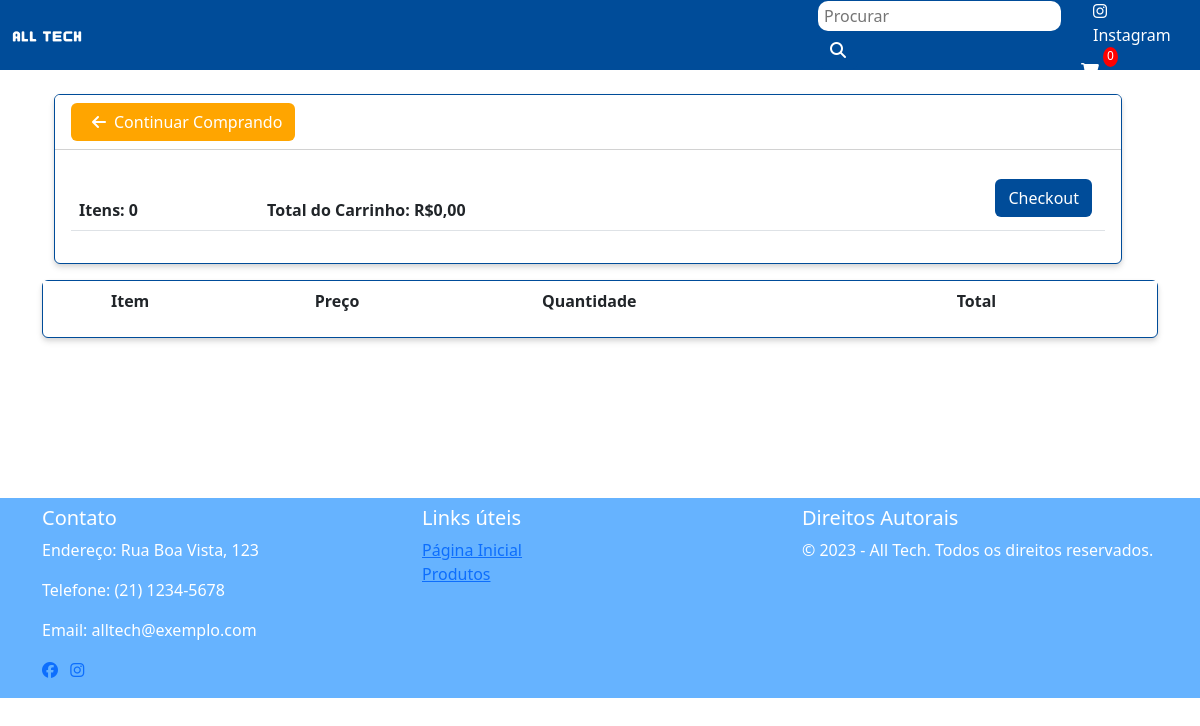
The page /cart/ (signed in) on the database as committed earlier.
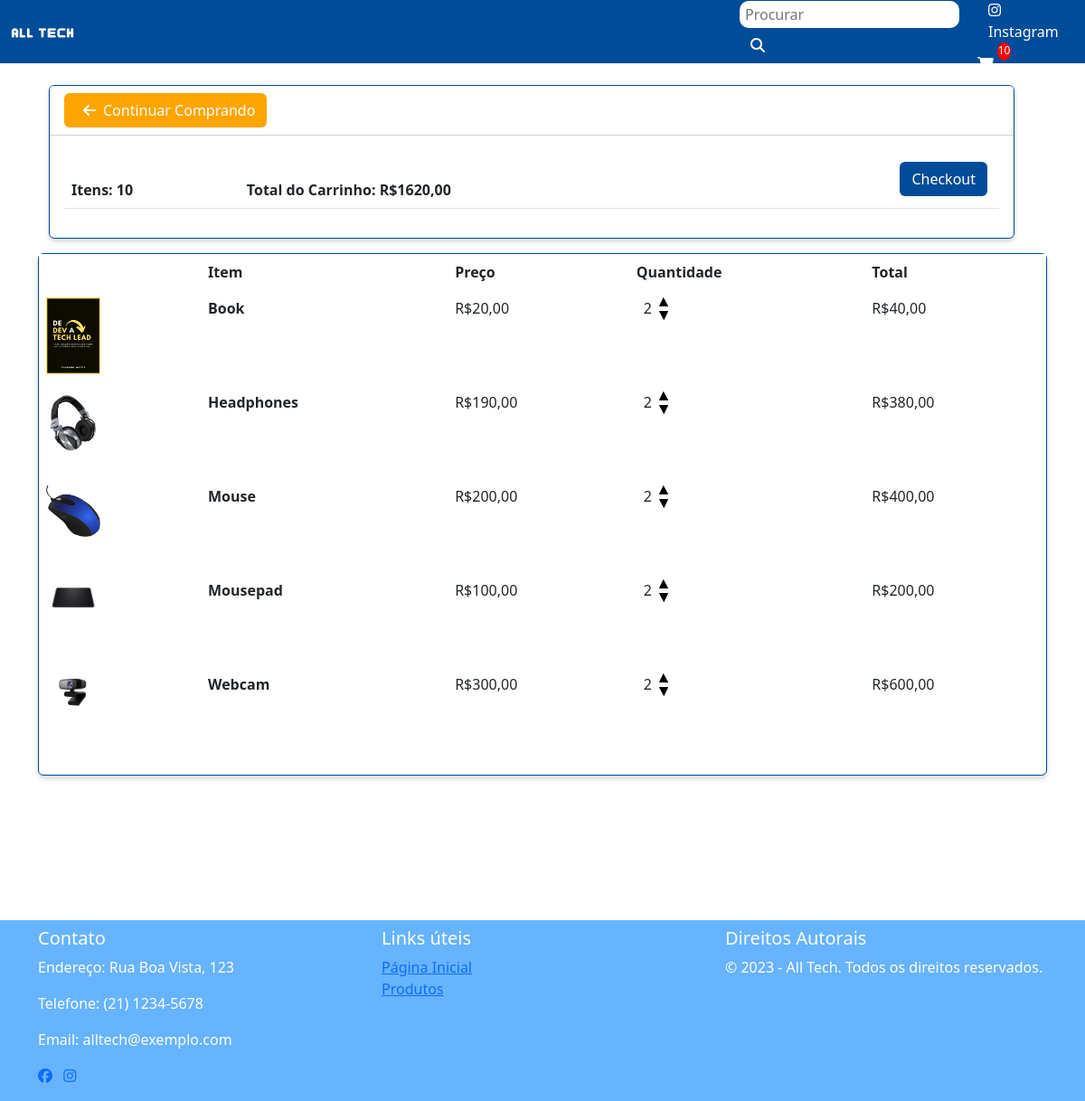
The same page on the database as committed later.
### store/models.py (models this page shows, shortened)
class Pedido(models.Model):
    cliente = models.ForeignKey(Cliente, on_delete=models.SET_NULL, blank=True, null=True)
    data = models.DateTimeField(auto_now_add=True)
    completo = models.BooleanField(default=False, null=True, blank=False)
    transacao_id = models.CharField(max_length=200, null=True)
    @property
    def valor_total_carrinho(self):
        itempedido = self.itempedido_set.all()
        total = sum([item.valor_total for item in itempedido])
        return total
    @property
    def valor_total_itens(self):
        itempedido = self.itempedido_set.all()
        total = sum([item.quantidade for item in itempedido])
        return total

class ItemPedido(models.Model):
    produto = models.ForeignKey(Produto, on_delete=models.SET_NULL, blank=True, null=True)
    pedido = models.ForeignKey(Pedido, on_delete=models.SET_NULL, blank=True, null=True)
    quantidade = models.IntegerField(default=0, null=True, blank=False)
    data_add = models.DateTimeField(auto_now_add=True)
    @property
    def valor_total(self):
        total = self.produto.preco * self.quantidade
        return total

class Produto(models.Model):
    nome = models.CharField(max_length=200, null=True)
    preco = models.DecimalField(max_digits=7, decimal_places=2)
    digital = models.BooleanField(default=False, null=True, blank=False)
    discricao = models.TextField(null=True)
    imagem = models.ImageField(null=True, blank=True)
    @property
    def imagemURL(self):
        try:
            url = self.imagem.url
        except:
            url = ''
        return url

### store/views.py (the view)
# urls.py: path('cart/', views.cart, name='cart'),
def cart(request):
    dados = cartDados(request)
    itensCarrinho = dados['itensCarrinho']
    itens = dados['itens']
    pedido = dados['pedido']
    context = {'itens': itens, 'pedido': pedido, 'itensCarrinho':itensCarrinho}
    return render(request, 'store/cart.html', context)

### store/utils.py (called while the page is built)
def cartDados(request):
    if request.user.is_authenticated:
        cliente = request.user.cliente
        pedido, created = Pedido.objects.get_or_create(cliente=cliente, completo=False)
        itens = pedido.itempedido_set.all()
        itensCarrinho = pedido.valor_total_itens
    else:
        cookieDados = cookieCart(request)
        itensCarrinho = cookieDados['itensCarrinho']
        itens = cookieDados['itens']
        pedido = cookieDados['pedido']
    return {'itens': itens, 'pedido': pedido, 'itensCarrinho':itensCarrinho}

### store/templates/store/cart.html
{% extends 'store/main.html' %}
{% load static %}
{% block content %}
    <div class="row container">
        <div class="col-lg-12">
            <div class="card">
                <div class="card-header">
                    <a class="btn btn-continue" href="{% url 'store' %}"><i class="fa-solid fa-arrow-left mx-2"></i>Continuar Comprando</a>
                </div>
                <div class="card-body">
                    <table class="table">
                        <thead>
                            <tr>
                                <th scope="col">Itens: {{ pedido.valor_total_itens }}</th>
                                <th scope="col">Total do Carrinho: R${{ pedido.valor_total_carrinho|floatformat:2 }}</th>
                                <th scope="col"><a  style="float:right; margin:5px;" class="btn" id="btn-checkout" href="{% url 'checkout' %}">Checkout</a></th>
                            </tr>
                        </thead>
                    </table>
                </div>
            </div>
        </div>
    </div>
    <div class="row my-3">
        <div class="col-lg-12">
            <div class="card">
                <table class="table table-borderless">
                    <thead>
                        <tr>
                            <th scope="col"></th>
                            <th scope="col">Item</th>
                            <th scope="col">Preço</th>
                            <th scope="col">Quantidade</th>
                            <th scope="col">Total</th>
                        </tr>
                    </thead>
                    <tbody>
                        {% for item in itens %}
                            <tr class="tr" >
                                <td><img src="{{ item.produto.imagemURL }}" class="row-img" alt="..."></td>
                                <td scope="row"><strong>{{ item.produto.nome }}</strong></td>
                                <td>R${{ item.produto.preco|floatformat:2 }}</td>
                                <td id="info2">
                                    <div class="number">
                                        <span id="number-quantity" class="mx-2">{{ item.quantidade }}</span>
                                    </div>
                                    <div class="icons-up-down">
                                        <div class="pai_img_cart1">
                                            <img data-produto="{{item.produto.id}}" class="img_cart att-cart" src="{% static 'store/images/flecha_cima.png' %}" data-acao="add" alt="">
                                        </div>
                                        <div class="pai_img_cart">
                                            <img data-produto="{{item.produto.id}}" src="{% static 'store/images/flecha_baixo.png' %}" class="img_cart att-cart" data-acao="remover" alt="">
                                        </div>
                                    </div>
                                </td>
                                <td>R${{ item.valor_total|floatformat:2 }}</td>
                            </tr>
                        {% endfor %}
                    </tbody>
                </table>
            </div>
        </div>
    </div>
{% endblock %}

### store/templates/store/main.html (shortened to what this page needs)
<!DOCTYPE html>
{% load static %}
<html lang="en">
    <head>
        <link href="https://cdn.jsdelivr.net/npm/bootstrap@5.3.0-alpha3/dist/css/bootstrap.min.css" rel="stylesheet">
        <link rel="stylesheet" type="text/css" href="{% static 'store/css/main.css' %}">
</head>
<body>
    <nav class="navbar navbar-expand-lg bg-body-tertiary ">
        <div class="container-fluid">
            <a class="navbar-brand" href="{% url 'store' %}"><img id="logo" src="{% static '/store/images/Logotipo para loja de informática e computação.png' %}" alt=""></a>
            <div id="formsearch">
                <form method="get" action="/search/">
                    <input id="search" name="search" type="search" placeholder="Procurar" aria-label="Search">
                    <button class="btn btn-success" id="searchbtn" type="submit"><i class="fa-solid fa-magnifying-glass">  </i></button>
                </form>
            </div>
            <div class="form-inline my-2 my-lg-0 mx-3">
                <a href="https://Instagram.com/"class="icon-redes d-inline-block  mx-3"><i class="fa-brands fa-instagram"></i> Instagram</a>
                <a href="{% url 'cart' %}" class="d-inline-block mr-5">
                    <i class="fa-sharp fa-solid fa-cart-shopping mx-1 my-3"></i>
                </a>
                <p id="cart-total">{{itensCarrinho}}</p>
            </div>
        </div>
    </nav>
    <div class="container">
        <br>
        {% block content %}
        {% endblock content %}
    </div>
    <footer class="footer">
        <div class="container">
            <div class="row">
                <div class="col-lg-4 pt-2">
                    <h5>Contato</h5>
                    <p>Endereço: Rua Boa Vista, 123</p>
                    <p>Telefone: (21) 1234-5678</p>
                    <p>Email: alltech@exemplo.com</p>
                    <ul class="list-inline">
                        <li class="list-inline-item"><a href="https://facebook.com/"><i class="fab fa-facebook"></i></a></li>
                        <li class="list-inline-item"><a href="https://instagram.com/"><i class="fa-brands fa-instagram"></i></a></li>
                    </ul>
                </div>
                <div class="col-lg-4 pt-2">
                    <h5>Links úteis</h5>
                    <ul class="list-unstyled">
                        <li><a href="{% url 'store' %}">Página Inicial</a></li>
                        <li><a href="{% url 'store' %}">Produtos</a></li>
                    </ul>
                </div>
                <div class="col-lg-4 pt-2">
                    <h5>Direitos Autorais</h5>
                    <p>&copy; 2023 - All Tech. Todos os direitos reservados.</p>
                </div>
            </div>
        </div>
    </footer>
</body>
</html>

### store/static/store/css/main.css (style rules this page uses)
#logo { width: 70px; }
.icon-redes { text-decoration: none; list-style: none; color: white; }
.navbar { background-color: #004C99!important; height: 70px; }
#search { height: 30px; border: none; border-radius: 10px; outline: none; }
#formsearch { margin-left: 720px; }
#searchbtn { height: 38px; border: none; background-color: #004C99; }
#cart-total { display: inline-block; position: absolute; text-align: center; color: white; background-color: red; width: 15px; height: 20px; border-radius: 50%; font-size: 12px; }
.navbar-brand { color: white; }
.fa-sharp { color: white; }
.card { border: solid 1px #004C99; box-shadow: 0 4px 6px rgba(0, 0, 0, 0.1), 0 2px 4px rgba(0, 0, 0, 0.08); }
.card-header { background-color: white; }
.card-header .btn { background-color: #FFA500; color: white; }
#btn-checkout { background-color:#004C99; color: white; }
.row-img { width: 60px; }
#info2 { display: flex; }
#info2 .number { margin-bottom: 64px; }
.tr { align-items: center; }
.img_cart { width: 10px; height: 10px; display: inline-block; }
.pai_img_cart1 { position: relative; margin-bottom: 15px; }
.pai_img_cart { position: relative; }
.img_cart { position: absolute; top: 0; }
input { border: solid 1px #a7a3a3; padding: 6px; }
footer { margin-top: 160px; width: 100%; height: 200px; background-color: #66B3FF; color: white; }

Rows that differ between the two databases and show on the page:
no longer on this page (row edited): Pedido: valor_total_itens "0", valor_total_carrinho "0,00"
added Pedido: valor_total_itens "10", valor_total_carrinho "1620,00"
added ItemPedido: produto.imagemURL (picture), produto.nome "Book", produto.preco "20,00", quantidade "2", valor_total "40,00"
added ItemPedido: produto.imagemURL (picture), produto.nome "Headphones", produto.preco "190,00", quantidade "2", valor_total "380,00"
added ItemPedido: produto.imagemURL (picture), produto.nome "Mouse", produto.preco "200,00", quantidade "2", valor_total "400,00"
added ItemPedido: produto.imagemURL (picture), produto.nome "Mousepad", produto.preco "100,00", quantidade "2", valor_total "200,00"
added ItemPedido: produto.imagemURL (picture), produto.nome "Webcam", produto.preco "300,00", quantidade "2", valor_total "600,00"
Other text that changed with them:
{{ itensCarrinho }}: "0" → "10"
